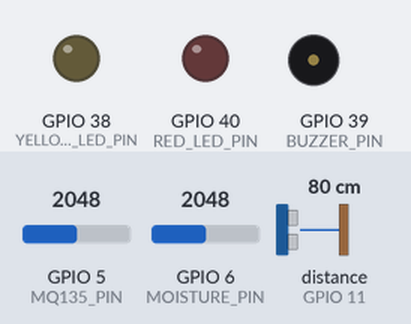
Recording of a sketch running on a simulated ESP32-S3. On the bench: output pins drawn as LEDs (lit = HIGH), buzzer (waves = sounding). Wiring (inferred from the names in the program): ultrasonic range finder: trigger GPIO 10; echo GPIO 11. The inputs (shaded band) are chosen by the test bench; at power-on: GPIO 5 (MQ135_PIN) = 2048, GPIO 6 (MOISTURE_PIN) = 2048, distance to the obstacle (sensor on GPIO 11) 80 cm. The echo pulse lasts 58.3 µs per cm; WiFi joins after 1.5 s; servers stay silent unless stated; uploads are accepted with an empty reply; pins used as bus, display or sensor lines are not drawn; what the sketch prints to the serial monitor is not drawn.

Above: at 1.8 s.
Timing chart, 0 to 9.3 s (numbered marks = the images above):
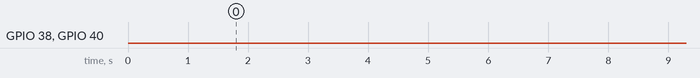

The sketch:

ESP32-S3_code.ino
```cpp
#include <WiFi.h>
#include <HTTPClient.h>

// ===== WIFI =====
const char* ssid = "alphi";
const char* password = "asr98765";
String serverURL = "http://192.168.55.95:5000/update";
String buzzerURL = "http://192.168.55.95:5000/buzzer";
String mlStatusURL = "http://192.168.55.95:5000/ml-status";

// ===== PINS =====
#define MQ135_PIN 5
#define MOISTURE_PIN 6
#define TRIG_PIN 10
#define ECHO_PIN 11
#define BUZZER_PIN 39
#define RED_LED_PIN 40     // Wet waste LED (Sensor + ML)
#define YELLOW_LED_PIN 38  // Bin full LED

// ===== GAS CALIBRATION =====
int baselineGas = -1;
long gasSum = 0;
int gasCount = 0;
bool gasDone = false;

bool buzzerMuted = false;
String deviceStatus = "Calibrating";
unsigned long lastSend = 0;
unsigned long lastMLCheck = 0;
unsigned long lastBeep = 0;
const unsigned long MLCheckInterval = 3000; // Check ML status every 3 seconds
const unsigned long beepInterval = 2000;    // Beep every 2 seconds when detection is active

// ML Status variables
bool mlWetDetected = false;
int mlConfidence = 0;
String mlPrediction = "Unknown";

// Buzzer state variables
bool beepActive = false;
unsigned long beepStartTime = 0;
const unsigned long beepDuration = 300;
int beepPattern = 0; // 0=idle, 1=sensor, 2=ml, 3=mixed, 4=full

// ===== Distance Baseline fixed =====
float baselineDistance = 20.0;  // cm (EMPTY BIN)
float minDist = 5.0;            // cm (FULL)
float maxDist = 23.0;           // also full case

void connectWiFi() {
  WiFi.begin(ssid, password);
  Serial.print("WiFi:");
  while (WiFi.status() != WL_CONNECTED) {
    Serial.print(".");
    delay(350);
  }
  Serial.println(" ✅ Connected");
  Serial.println(WiFi.localIP());
}

float getDist() {
  digitalWrite(TRIG_PIN, LOW);
  delayMicroseconds(3);
  digitalWrite(TRIG_PIN, HIGH);
  delayMicroseconds(10);
  digitalWrite(TRIG_PIN, LOW);

  long d = pulseIn(ECHO_PIN, HIGH);
  return d * 0.034 / 2;
}

void checkBuzzerCommand() {
  HTTPClient http;
  http.begin(buzzerURL);
  int code = http.GET();

  if (code == 200) {
    String res = http.getString();
    buzzerMuted = res.indexOf("\"stop\": true") > 0;
    if (buzzerMuted) {
      noTone(BUZZER_PIN);
      beepActive = false;
    }
  }
  http.end();
}

void checkMLStatus() {
  if (WiFi.status() != WL_CONNECTED) return;

  HTTPClient http;
  http.begin(mlStatusURL);
  int code = http.GET();

  if (code == 200) {
    String response = http.getString();

    // Parse JSON response (simplified parsing)
    if (response.indexOf("\"wet_detected\": true") > 0) {
      mlWetDetected = true;
    } else {
      mlWetDetected = false;
    }

    // Extract confidence (simplified)
    int confidenceStart = response.indexOf("\"confidence\":") + 12;
    int confidenceEnd = response.indexOf(",", confidenceStart);
    if (confidenceStart > 12 && confidenceEnd > confidenceStart) {
      String confStr = response.substring(confidenceStart, confidenceEnd);
      mlConfidence = confStr.toInt();
    }

    // Extract prediction
    int predStart = response.indexOf("\"current_prediction\":\"") + 21;
    int predEnd = response.indexOf("\"", predStart);
    if (predStart > 21 && predEnd > predStart) {
      mlPrediction = response.substring(predStart, predEnd);
    }

    Serial.println("ML Status: " + mlPrediction + " (" + String(mlConfidence) + "%) - Wet: " + String(mlWetDetected));
  } else {
    Serial.println("Failed to get ML status: " + String(code));
  }
  http.end();
}

void updateBuzzer() {
  if (buzzerMuted) {
    noTone(BUZZER_PIN);
    beepActive = false;
    return;
  }

  unsigned long currentTime = millis();

  // Check if it's time for the next beep
  if (currentTime - lastBeep >= beepInterval && beepPattern > 0) {

    switch(beepPattern) {
      case 1: // Sensor detection - single beep
        tone(BUZZER_PIN, 1200);
        beepActive = true;
        beepStartTime = currentTime;
        Serial.println("🔊 Buzzer: Sensor detection");
        break;

      case 2: // ML detection - double beep
        tone(BUZZER_PIN, 1500);
        beepActive = true;
        beepStartTime = currentTime;
        Serial.println("🔊 Buzzer: ML detection");
        break;

      case 3: // Mixed detection - alternating beeps
        tone(BUZZER_PIN, (currentTime % 400 < 200) ? 1200 : 1500);
        beepActive = true;
        beepStartTime = currentTime;
        Serial.println("🔊 Buzzer: Mixed detection");
        break;

      case 4: // Full bin - triple beep
        if ((currentTime - lastBeep) % 600 < 200) {
          tone(BUZZER_PIN, 1000);
          beepActive = true;
        } else {
          noTone(BUZZER_PIN);
          beepActive = false;
        }
        Serial.println("🔊 Buzzer: Bin full");
        break;
    }

    lastBeep = currentTime;
  }

  // Stop beep after duration
  if (beepActive && (currentTime - beepStartTime >= beepDuration)) {
    noTone(BUZZER_PIN);
    beepActive = false;
  }
}

void updateLEDs(bool sensorWet, bool full, bool mlWet) {
  // RED LED: Wet waste detection (Sensor OR ML)
  bool anyWetDetection = sensorWet || mlWet;

  if (anyWetDetection) {
    // Blink red LED for any wet waste detection (500ms interval)
    static unsigned long lastBlink = 0;
    static bool ledState = false;

    if (millis() - lastBlink > 500) {
      ledState = !ledState;
      digitalWrite(RED_LED_PIN, ledState ? HIGH : LOW);
      lastBlink = millis();
    }
  } else {
    digitalWrite(RED_LED_PIN, LOW);
  }

  // YELLOW LED: Bin full (solid on)
  digitalWrite(YELLOW_LED_PIN, full ? HIGH : LOW);
}

void sendToServer(int gas, int moist, float dist, bool wet, bool full, int fill) {
  if (WiFi.status() != WL_CONNECTED) connectWiFi();

  HTTPClient http;
  http.setReuse(true);

  String status = deviceStatus;
  status.replace(" ", "%20");

  // Combine sensor and ML detection for wet waste status
  bool combinedWet = wet || mlWetDetected;

  String url = serverURL +
    "?gas=" + gas +
    "&moisture=" + moist +
    "&distance=" + String(dist, 2) +
    "&wet=" + (combinedWet ? "1" : "0") +
    "&full=" + (full ? "1" : "0") +
    "&fill=" + fill +
    "&status=" + status;

  http.begin(url);
  int httpCode = http.GET();

  if (httpCode == 200) {
    Serial.println("✅ Data sent to server");
  } else {
    Serial.println("❌ Failed to send data: " + String(httpCode));
  }

  http.end();
}

void setup() {
  Serial.begin(115200);

  pinMode(TRIG_PIN, OUTPUT);
  pinMode(ECHO_PIN, INPUT);
  pinMode(BUZZER_PIN, OUTPUT);
  pinMode(RED_LED_PIN, OUTPUT);
  pinMode(YELLOW_LED_PIN, OUTPUT);

  // Initialize LEDs
  digitalWrite(RED_LED_PIN, LOW);
  digitalWrite(YELLOW_LED_PIN, LOW);

  connectWiFi();

  Serial.println("🚀 Smart Bin System Started");
  Serial.println("📊 Sensors: MQ135, Moisture, Ultrasonic");
  Serial.println("🤖 AI: Integrated ML Waste Classification");
  Serial.println("🔴 RED LED: Wet Waste (Sensor + ML)");
  Serial.println("🟡 YELLOW LED: Bin Full");
}

void loop() {
  checkBuzzerCommand();

  // Check ML status every 3 seconds
  if (millis() - lastMLCheck >= MLCheckInterval) {
    checkMLStatus();
    lastMLCheck = millis();
  }

  int gas = analogRead(MQ135_PIN);
  int moist = analogRead(MOISTURE_PIN);
  float dist = getDist();

  // GAS baseline calibration first
  if (!gasDone) {
    gasSum += gas;
    gasCount++;

    if (gasCount >= 20) {
      baselineGas = gasSum / gasCount;
      gasDone = true;
      deviceStatus = "Ready";
      Serial.println("✅ Gas Calibrated: " + String(baselineGas));
    }

    sendToServer(gas, moist, dist, false, false, 0);
    delay(500);
    return;
  }

  // ===== Bin Fill Logic =====
  int fill;

  if (dist > maxDist) fill = 100;      // Over-range = full
  else if (dist < minDist) fill = 100; // Low = trash touching sensor = full
  else {
    fill = map(dist, baselineDistance, minDist, 0, 100);
    fill = constrain(fill, 0, 100);
  }

  // Sensor-based wet waste detection
  bool sensorWet = (moist < 3200) || (gas >= baselineGas + 500);
  bool full = (fill >= 95) || dist > maxDist || dist < minDist;

  // Combine sensor and ML detection
  bool anyWetDetection = sensorWet || mlWetDetected;
  bool bothDetections = sensorWet && mlWetDetected;

  // Update LEDs with combined status
  updateLEDs(sensorWet, full, mlWetDetected);

  // Determine buzzer pattern with priority
  if (full) {
    beepPattern = 4; // Full bin - highest priority
  }
  else if (bothDetections) {
    beepPattern = 3; // Mixed detection
  }
  else if (mlWetDetected && mlConfidence > 70) {
    beepPattern = 2; // ML detection
  }
  else if (sensorWet) {
    beepPattern = 1; // Sensor detection
  }
  else {
    beepPattern = 0; // No detection
    noTone(BUZZER_PIN);
    beepActive = false;
  }

  // Update buzzer state
  updateBuzzer();

  // Send data to server every 800ms
  if (millis() - lastSend > 800) {
    sendToServer(gas, moist, dist, anyWetDetection, full, fill);
    lastSend = millis();
  }

  // Enhanced serial output
  Serial.printf("Gas:%d Moist:%d Dist:%.2f Fill:%d ", gas, moist, dist, fill);
  Serial.printf("SensorWet:%d ML_Wet:%d(%d%%) ", sensorWet, mlWetDetected, mlConfidence);
  Serial.printf("Full:%d BuzzerPattern:%d Muted:%d\n", full, beepPattern, buzzerMuted);

  delay(100); // Small delay for stability
}
```

Measured:
- by itself, GPIO 38 (YELLOW_LED_PIN): LOW → HIGH at 21.1 s
- by itself, GPIO 40 (RED_LED_PIN): LOW → HIGH at 21.1 s, → LOW 0.51 s later, → HIGH 0.62 s later, → LOW 0.71 s later, … (167 changes in this stretch)
- by itself, everything shown: repeats every 6.5 s, in 10 steps
